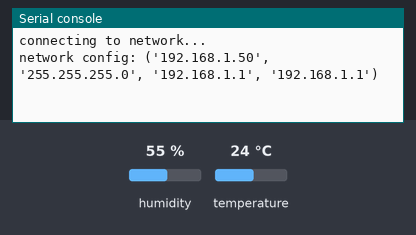
Bench run of a program on a simulated Raspberry Pi Pico running MicroPython. On the bench: the last lines printed to the serial console. The inputs (shaded band) are chosen by the test bench; at power-on: humidity 55 %, temperature 24 °C. WiFi joins after 1.5 s; requests to the public web service named in the program get a made-up reply in its usual format after 0.4 s (London, UTC, broken clouds, 64 % humidity, 1013 hPa unless stated).

Above: at 2.7 s.
2.8 s: humidity set to 22 %
At 8.2 s:
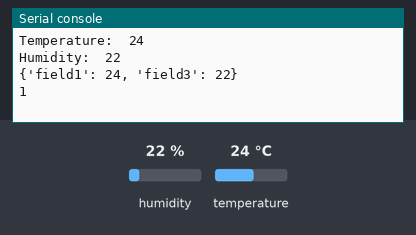
12.1 s: temperature set to 12 °C
At 13.61 s:
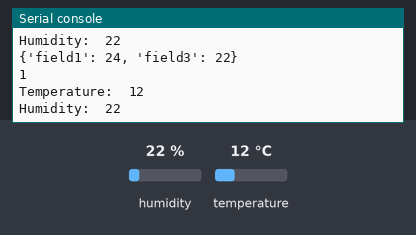
21.4 s: humidity set to 40 %
At 27.65 s:
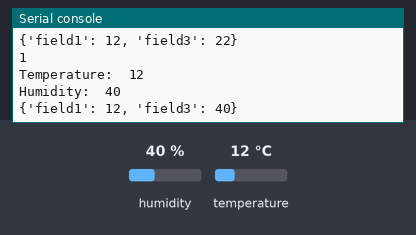

Measured:
- after the input at 2.8 s, the serial console: prints a new line after 3.7 s (image 1)
- after the input at 12.1 s, the serial console: prints a new line after 1.3 s (image 2)
- after the input at 21.4 s, the serial console: prints a new line after 5.6 s (image 3)

The program:

DHT11_Thingspeak.py
```python
'''
https://how2electronics.com/send-sensor-data-to-thingspeak-with-raspberry-pi-pico-w/
Send the DHT11 Humidity Temperature Sensor Data to Thingspeak Server using Raspberry Pi Pico W Board.
DHT11 has calibrated digital signal output.
The Raspberry Pi Pico W has a buck-boost converter IC. Hence you can power the Raspberry Pi Pico W via a Lipo Battery. The Lipo Battery Charger Module which consists of LTC4054 IC has been modified and specially designed for powering Raspberry Pi Pico W using Lipo Battery.

https://shop.pimoroni.com/products/pico-lipo-shim?variant=32369543086163

https://www.waveshare.com/wiki/Pico-UPS-B
https://shop.pimoroni.com/products/pimoroni-pico-lipo?variant=39335427080275

https://shop.pimoroni.com/products/pimoroni-pico-plus-2-w?variant=42182811942995

https://api.thingspeak.com/update?api_key=RG4961TZ9BKHMJ84&field1=0

GET https://api.thingspeak.com/update?api_key=RG4961TZ9BKHMJ84&field1=0

from dht import DHT22
dht22 = DHT22(Pin(12))
def readDht():
    dht22.measure()
    return dht22.temperature(), dht22.humidity()

    https://towardsdatascience.com/iot-made-easy-esp-micropython-mqtt-thingspeak-ce05eea27814
    rxtensive webpage with multiple devices button, dht11,,etc
'''

import machine
import urequests
from machine import Pin
import network, time
from dht import DHT11
import random
import ujson as json
HTTP_HEADERS = {'Content-Type': 'application/json'}
THINGSPEAK_WRITE_API_KEY = 'RG4961TZ9BKHMJ84'

ssid = 'NETGEAR48'
password = 'waterypanda901'

api_key = 'RG4961TZ9BKHMJ84'
base_url = 'https://api.thingspeak.com/update'


# Configure Pico W as Station
sta_if=network.WLAN(network.STA_IF)
sta_if.active(True)

if not sta_if.isconnected():
    print('connecting to network...')
    sta_if.connect(ssid, password)
    while not sta_if.isconnected():
     pass
print('network config:', sta_if.ifconfig())

while True:
    time.sleep(5)
    pin = Pin(17, Pin.OUT, Pin.PULL_DOWN)

    sensor = DHT11(pin)
    sensor.measure()
    t  = sensor.temperature()
    h = sensor.humidity()
    # print("Temperature: {}".format(sensor.temperature))
    # print("Humidity: {}".format(sensor.humidity))
    print("Temperature: ",t)
    print("Humidity: ",h)

    dht_readings = {'field1':t, 'field3':h}
    ##GET https://api.thingspeak.com/update?api_key=RG4961TZ9BKHMJ84&field1=0
    request = urequests.post( 'http://api.thingspeak.com/update?api_key=' + THINGSPEAK_WRITE_API_KEY, json = dht_readings, headers = HTTP_HEADERS )
    request.close()
    print(dht_readings)

    url = f"{base_url}?api_key={api_key}&field1={t}&field2={h}"
    response = urequests.get(url)
    print(response.text)
    time.sleep(1)

# while True:
#     print('Sending Data...',end='\r')
#     data1=random.randint(10,50)
#     data2=random.randint(50,100)
#     # URL = f'http://jsonplaceholder.typicode.com/albums/1'
#     URL =f'https://api.thingspeak.com/update?api_key=RG4961TZ9BKHMJ84&field1={data1} &field2={data2}'
#     response=urequests.get(URL)

    # # You can access .content multiple times of course
    # print(response.content)
    # print(response.json())

# It's mandatory to close response objects as soon as you finished
# working with them. On Pycopy platforms without full-fledged
# OS, not doing so may lead to resource leaks and malfunction.

    # print(response.status_code)
    # print(response.reason)
    # response.close()
    # time.sleep(15)


'''
### library for dht.py
import array
import micropython
import utime
from machine import Pin
from micropython import const

class InvalidChecksum(Exception):
    pass

class InvalidPulseCount(Exception):
    pass

MAX_UNCHANGED = const(100)
MIN_INTERVAL_US = const(200000)
HIGH_LEVEL = const(50)
EXPECTED_PULSES = const(84)

class DHT11:
    _temperature: float
    _humidity: float

    def __init__(self, pin):
        self._pin = pin
        self._last_measure = utime.ticks_us()
        self._temperature = -1
        self._humidity = -1

    def measure(self):
        current_ticks = utime.ticks_us()
        if utime.ticks_diff(current_ticks, self._last_measure) < MIN_INTERVAL_US and (
            self._temperature > -1 or self._humidity > -1
        ):
            # Less than a second since last read, which is too soon according
            # to the datasheet
            return

        self._send_init_signal()
        pulses = self._capture_pulses()
        buffer = self._convert_pulses_to_buffer(pulses)
        self._verify_checksum(buffer)

        self._humidity = buffer[0] + buffer[1] / 10
        self._temperature = buffer[2] + buffer[3] / 10
        self._last_measure = utime.ticks_us()

    @property
    def humidity(self):
        self.measure()
        return self._humidity

    @property
    def temperature(self):
        self.measure()
        return self._temperature

    def _send_init_signal(self):
        self._pin.init(Pin.OUT, Pin.PULL_DOWN)
        self._pin.value(1)
        utime.sleep_ms(50)
        self._pin.value(0)
        utime.sleep_ms(18)

    @micropython.native
    def _capture_pulses(self):
        pin = self._pin
        pin.init(Pin.IN, Pin.PULL_UP)

        val = 1
        idx = 0
        transitions = bytearray(EXPECTED_PULSES)
        unchanged = 0
        timestamp = utime.ticks_us()

        while unchanged < MAX_UNCHANGED:
            if val != pin.value():
                if idx >= EXPECTED_PULSES:
                    raise InvalidPulseCount(
                        "Got more than {} pulses".format(EXPECTED_PULSES)
                    )
                now = utime.ticks_us()
                transitions[idx] = now - timestamp
                timestamp = now
                idx += 1

                val = 1 - val
                unchanged = 0
            else:
                unchanged += 1
        pin.init(Pin.OUT, Pin.PULL_DOWN)
        if idx != EXPECTED_PULSES:
            raise InvalidPulseCount(
                "Expected {} but got {} pulses".format(EXPECTED_PULSES, idx)
            )
        return transitions[4:]

    def _convert_pulses_to_buffer(self, pulses):
        """Convert a list of 80 pulses into a 5 byte buffer
        The resulting 5 bytes in the buffer will be:
            0: Integral relative humidity data
            1: Decimal relative humidity data
            2: Integral temperature data
            3: Decimal temperature data
            4: Checksum
        """
        # Convert the pulses to 40 bits
        binary = 0
        for idx in range(0, len(pulses), 2):
            binary = binary << 1 | int(pulses[idx] > HIGH_LEVEL)

        # Split into 5 bytes
        buffer = array.array("B")
        for shift in range(4, -1, -1):
            buffer.append(binary >> shift * 8 & 0xFF)
        return buffer

    def _verify_checksum(self, buffer):
        # Calculate checksum
        checksum = 0
        for buf in buffer[0:4]:
            checksum += buf
        if checksum & 0xFF != buffer[4]:
            raise InvalidChecksum()

'''
```
